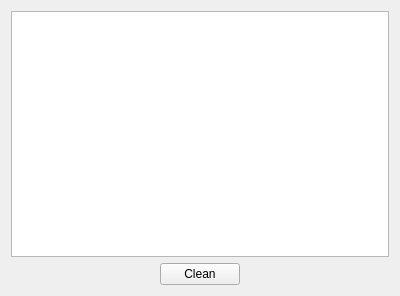
<?xml version="1.0" encoding="UTF-8"?>
<ui version="4.0">
 <class>TerminalWidget</class>
 <widget class="QWidget" name="TerminalWidget">
  <property name="geometry">
   <rect>
    <x>0</x>
    <y>0</y>
    <width>400</width>
    <height>296</height>
   </rect>
  </property>
  <property name="windowTitle">
   <string>Form</string>
  </property>
  <layout class="QGridLayout" name="gridLayout">
   <item row="1" column="0">
    <layout class="QHBoxLayout" name="horizontalLayout">
     <item>
      <spacer name="horizontalSpacer">
       <property name="orientation">
        <enum>Qt::Horizontal</enum>
       </property>
       <property name="sizeHint" stdset="0">
        <size>
         <width>40</width>
         <height>20</height>
        </size>
       </property>
      </spacer>
     </item>
     <item>
      <widget class="QPushButton" name="cleanPushButton">
       <property name="text">
        <string>Clean</string>
       </property>
      </widget>
     </item>
     <item>
      <spacer name="horizontalSpacer_2">
       <property name="orientation">
        <enum>Qt::Horizontal</enum>
       </property>
       <property name="sizeHint" stdset="0">
        <size>
         <width>40</width>
         <height>20</height>
        </size>
       </property>
      </spacer>
     </item>
    </layout>
   </item>
   <item row="0" column="0">
    <widget class="QPlainTextEdit" name="terminalTextEdit">
     <property name="enabled">
      <bool>true</bool>
     </property>
    </widget>
   </item>
  </layout>
 </widget>
 <tabstops>
  <tabstop>cleanPushButton</tabstop>
  <tabstop>terminalTextEdit</tabstop>
 </tabstops>
 <resources/>
 <connections/>
</ui>
